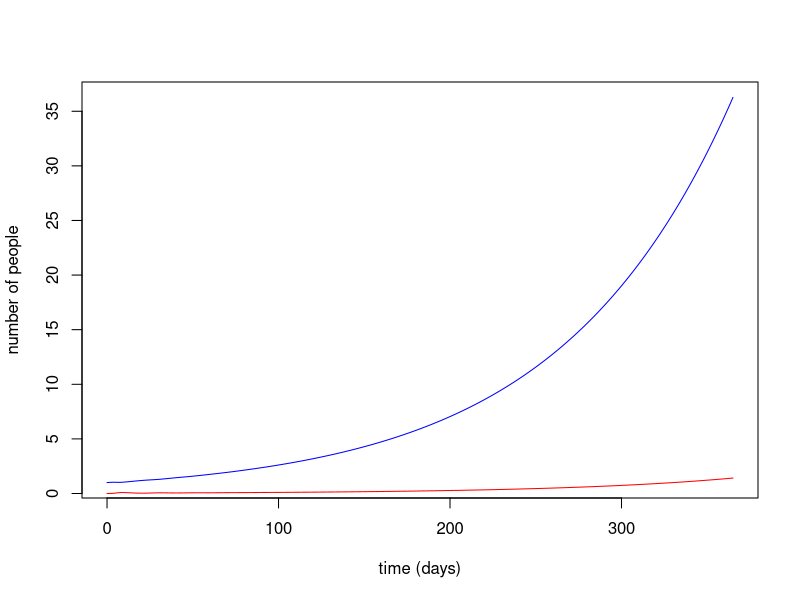

The R source for this figure:
## Introduction to Infectious Disease Dynamics
## Clinic on the Meaningful Modeling of Epidemiological Data
## International Clinics on Infectious Disease Dynamics and Data (ICI3D) Program
## African Institute for Mathematical Sciences, Muizenberg, RSA
##
## Heterogeneity or behaviour modification - Can we tell?
## Sam Abbot, ......
##



library(deSolve)                # Load library to be used for numerical integration
library(data.table)
library(ggplot2)



rm(list=ls())                   # Clear all variables and functions
## Our state variables
## 
## S(t) - The number of susceptible adults over the age of 25 years at time t
## I(t) - The number of infected adults over the age of 25 years at time t
## with N(t) = S(t) + I(t)

## and parameters:
##
## N - the total population size; N = S + I [individuals]
## bRt - per capita birth rate [1 / time]
## dRt - per capita mortality rate
## Beta - transmission coefficient when prevalence is 0 
##alpha - for transmission coefficient: decline with prevalence


##-- HIV - SI model from --Hargrove, John W., et al. 
#"Declining HIV prevalence and incidence in perinatal women in Harare, Zimbabwe." Epidemics 3.2 (2011): 88-94.
HIV_SI <- function(t,y,parms,n){
  with(c(as.list(y),parms),{
    #N <- sum(y)
    
    I_vec <- y[2:(n+1)]
    I <-  sum(I_vec)          ## total infected
    N <- I + S                 ## total population
    #labda <- hetero_lambda(Beta,alpha,I,N)
    #lambda <- behaviour_mort_effect(Beta,alpha,I,N,n,I4,q)
    lambda <- both_effects(Beta,alpha,I,N,n,I4,q)
    ## state variable derivatives (ODE system)
    
    deriv <- rep(NA,3+(n)) # number of derivatives
    deriv[1] <-	bRt*N - (lambda+dRt)*S  ## Instantaneous rate of change: Susceptibles
    #deriv[2] <-	(lambda+dRt)*S - pRt*I1 - dRt*I1 ## Instantaneous rate of change: Infection class I1
    #deriv[3] <-	pRt*I1 - pRt*I2 - dRt*I2 ## Instantaneous rate of change:  Infection class I2
    #deriv[4] <-	pRt*I2 - pRt*I3 - dRt*I3 ## Instantaneous rate of change: Infection class I3 
    #deriv[5] <-	pRt*I3 - pRt*I4 - dRt*I4 ## Instantaneous rate of change: Infection class I4
    deriv[2:(n+1)] <- box_car_infections(S, I_vec,lambda, dRt,pRt)
    deriv[(length(deriv)-1)] <-	(lambda)*S ## Instantaneous rate of change: Cumulative incidence
    deriv[length(deriv)] <-	pRt*deriv[n+1] ## Instantaneous rate of change: Cumulative mortality
    return(list(deriv))
  })
}
#function that calculates the effect of hetereogenity in infection risk and returns the FOI 
hetero_lambda <- function(Bt,a,inf,total) {
  ## total population
  lambdahat <- Bt * exp(-a * inf/total) ## Infectious contact rate
  FOI <- lambdahat*(inf/total)
  return (FOI)
}

#function that calculates the effect of behaviour  and returns the FOI 
behaviour_mort_effect <- function(Bt,a,inf,total,g,I4,q) {
  ## total population
  lambdahat <- Bt  ## Infectious contact rate
  mortResponse <- exp(-q*g*I4/total) # effect of behaviour on FOI
  FOI <- mortResponse*lambdahat*(inf/total)
  return (FOI)
}

#function that calculates rthe effect of both hetereogenity in infection risk and behaviour and returns the FOI 
both_effects <- function(Bt,a,inf,total,g,I4,q) {
  ## total population
  lambdahat <- Bt * exp(-a * inf/total) ## Infectious contact rate
  mortResponse <- exp(-q*g*I4/total) # effect of behaviour on FOI
  FOI <- mortResponse*lambdahat*(inf/total)
  return (FOI)
}
#function

box_car_infections <- function(S, I_vec,lambda, dRt,pRt) {
  n <- length(I_vec)
  dI_vec <- numeric(n)
  dI_vec[1] <- (lambda)*S - pRt * I_vec[1] - dRt * I_vec[1]
  if (n > 1 ) {
    for (i in 2:n) {
      dI_vec[i] <- pRt * I_vec[i-1] - pRt * I_vec[i] - dRt * I_vec[i] 
    }
  }
  return(dI_vec)
}




## Function that makes a list of disease parameters with default values
disease_params <- function(Beta = 0.9 ## transmission coefficient when prevalence is 0 
                           , alpha = 8 ## for transmission coefficient: decline with prevalence
                           , n = 4 ## number of box  cars
                           , pRt = (1/10)*n ## rate of of progression through each of the I classes, for 10 years total
                           , bRt = .03 ## birth rate, 3% of people give birth per year
                           , dRt = 1/60 ## 60 year natural life expectancy
                           , q = 50 # effect of behaviour change on mortality
){
  return(as.list(environment()))
}


#Initial conditions
initPrev <- exp(-7) ## infected at start
k = disease_params()$n
I_vec <- rep(0,(k-1))
names(I_vec) <- paste0("I",2:k)
pop.SI0 <- c(S=1-initPrev, 
             I1=initPrev, 
             I_vec, CI = 0, 
             CD = 0)      #Initial conditions
time.out <- seq(0, 365, 1)




# Set name to Vector


## Solve ODE using lsoda()...
model1_ts <- data.table(lsoda(
  y = pop.SI0,               # Initial conditions for population
  times = time.out,             # Timepoints for evaluation
  func = HIV_SI,                   # Function to evaluate
  parms = disease_params()               # Vector of parameters
))



#format solutions to have I, N and P
model1_ts[, I := I1 + I2 + I3 + I4]
model1_ts[, N := S+I]
model1_ts[, P := I / N]

#plot output
with(model1_ts, {
  # plotting the time series of susceptibles:
  plot(time, S, type = "l", col = "blue",
       xlab = "time (days)", ylab = "number of people")
  # adding the time series of infectious:
  lines(time, I, col = "red")
  # adding the time series of recovered:
  #lines(time, col = "green")
})
